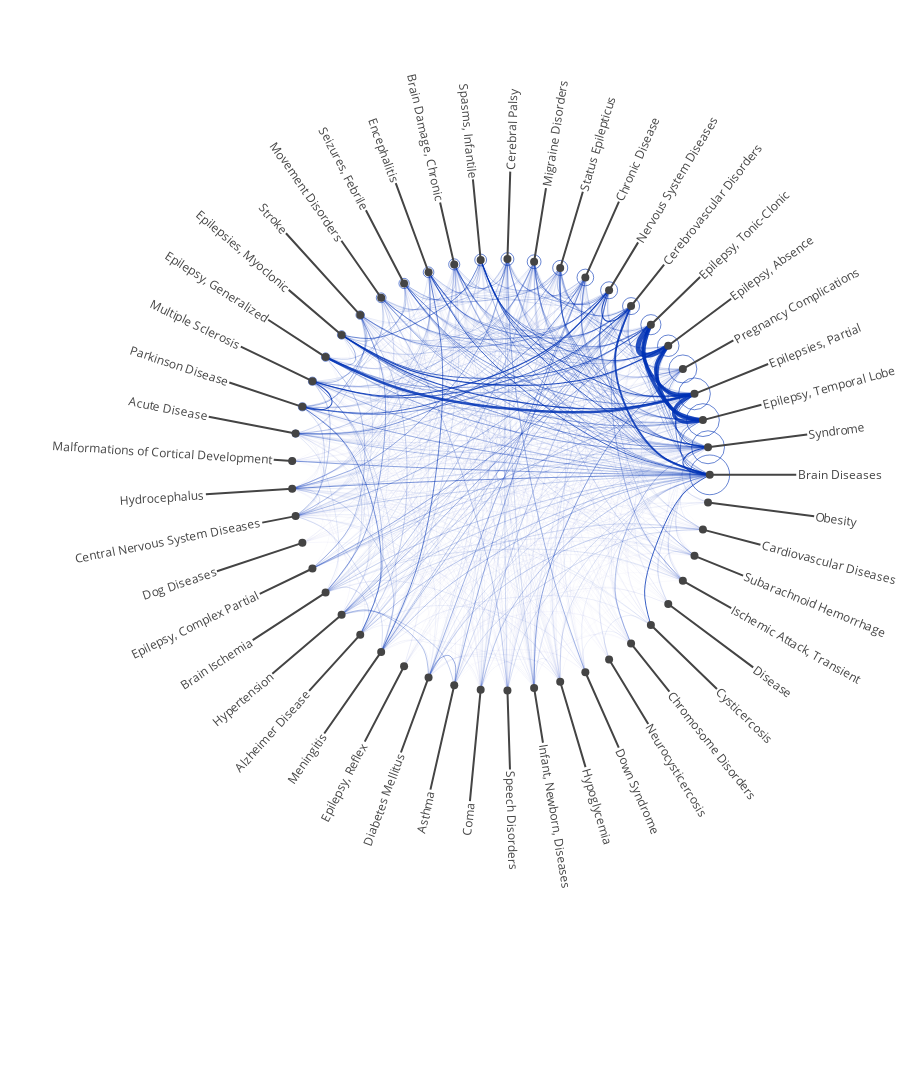

Notebook cell for this chart:
### Code cell
#plot
labels = mesh_names[count_perm[2:topn]];

max_val = maximum(coo_sp - spdiagm(diag(coo_sp)))

# colors = distinguishable_colors(length(labels), RGB(1,0,0))
locs_x = map( (point)->point[1], circular_net )
locs_y = map( (point)->point[2], circular_net )

traces=Array{PlotlyJS.GenericTrace{Dict{Symbol,Any}},1}()


# Bezier curves:
for e in edges(G)
    A = [ locs_x[e.src], locs_y[e.src]]
    B = [ locs_x[e.dst], locs_y[e.dst]]
    d= dist(A, B)
    K= get_idx_interv(d, thresh_dist)
    b= [A, A/params[K], B/params[K], B]
    pts= BezierCv(b, nr=5)
#     println(pts)
#     println("------")
    
    line_trace =scatter(x=pts[:,1],
                     y=pts[:,2],
                     mode="lines",
                     line=attr(shape="spline", color="rgba(0,51,181, 0.85)",
                               width=5*coo_sp[e.src, e.dst]./max_val#The  width is proportional to the edge weight
                              ), 
                    hoverinfo="none"
                   )
    push!(traces, line_trace)
end

node_trace = scatter(;x=locs_x, y=locs_y, mode="markers",
                marker=attr(symbol="circle-open", size=mesh_counts[count_perm[2:topn]]/50, color="rgba(0,51,181, 0.85)"),
                hoverinfo="none"
                ) #, mode="text",textposition="top", text=labels, opacity=0.8)

push!(traces, node_trace)


all_an = []
for pid = 1:length(locs_x)
    annot = attr(x=locs_x[pid],y=locs_y[pid],xref="x", yref="y", text=labels[pid], textangle=-atan(locs_y[pid]./locs_x[pid]).*180/π,
                    showarrow=true,  ax=locs_x[pid]*130, ay=-locs_y[pid]*130, arrowhead = 6)
    push!(all_an, annot)
end


layout = Layout(showlegend=false, width=900, height=1100, showgrid=false,
                xaxis=attr(showline=false, zeroline=false, showgrid=false, showticklabels=false),
                yaxis=attr(showline=false, zeroline=false, showgrid=false, showticklabels=false),
                annotations = all_an)

plot(traces, layout)
